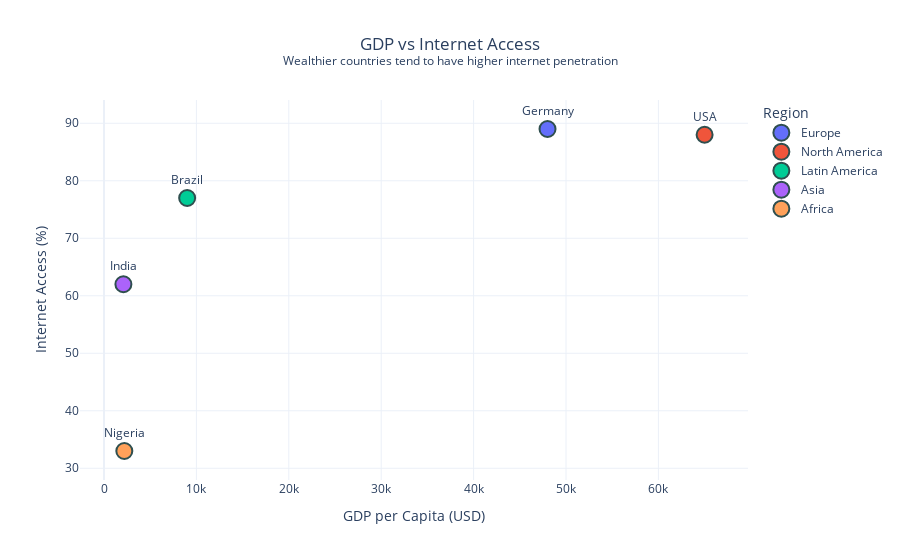

The notebook cell this image was saved under:
### Code cell
import pandas as pd
import plotly.express as px

# Data
data = {
    "Country": ["Germany", "USA", "Brazil", "India", "Nigeria"],
    "Region": ["Europe", "North America", "Latin America", "Asia", "Africa"],
    "GDP per Capita": [48000, 65000, 9000, 2100, 2200],
    "Internet Access (%)": [89, 88, 77, 62, 33]
}
df = pd.DataFrame(data)

# Scatter plot
fig = px.scatter(
    df,
    x="GDP per Capita",
    y="Internet Access (%)",
    color="Region",
    text="Country",
    title="GDP vs Internet Access"
)

# Anpassning
fig.update_traces(
    marker=dict(size=16, line=dict(width=2, color='DarkSlateGrey')),
    textposition="top center"
)

fig.update_layout(
    title=dict(
        text="GDP vs Internet Access<br><sup>Wealthier countries tend to have higher internet penetration</sup>",
        x=0.5
    ),
    xaxis_title="GDP per Capita (USD)",
    yaxis_title="Internet Access (%)",
    template="plotly_white",
    legend_title_text='Region'
)

fig.show()

### Figure 1 — Plotly figure (JSON) as saved in the notebook; plotly's stock layout.template omitted (floating-point values rounded to 4 significant figures)
{"data": [{"hovertemplate": "Region=Europe<br>GDP per Capita=%{x}<br>Internet Access (%)=%{y}<br>Country=%{text}<extra></extra>", "legendgroup": "Europe", "marker": {"color": "#636efa", "line": {"color": "DarkSlateGrey", "width": 2}, "size": 16, "symbol": "circle"}, "mode": "markers+text", "name": "Europe", "orientation": "v", "showlegend": true, "text": ["Germany"], "textposition": "top center", "type": "scatter", "x": [48000], "xaxis": "x", "y": [89], "yaxis": "y"}, {"hovertemplate": "Region=North America<br>GDP per Capita=%{x}<br>Internet Access (%)=%{y}<br>Country=%{text}<extra></extra>", "legendgroup": "North America", "marker": {"color": "#EF553B", "line": {"color": "DarkSlateGrey", "width": 2}, "size": 16, "symbol": "circle"}, "mode": "markers+text", "name": "North America", "orientation": "v", "showlegend": true, "text": ["USA"], "textposition": "top center", "type": "scatter", "x": [65000], "xaxis": "x", "y": [88], "yaxis": "y"}, {"hovertemplate": "Region=Latin America<br>GDP per Capita=%{x}<br>Internet Access (%)=%{y}<br>Country=%{text}<extra></extra>", "legendgroup": "Latin America", "marker": {"color": "#00cc96", "line": {"color": "DarkSlateGrey", "width": 2}, "size": 16, "symbol": "circle"}, "mode": "markers+text", "name": "Latin America", "orientation": "v", "showlegend": true, "text": ["Brazil"], "textposition": "top center", "type": "scatter", "x": [9000], "xaxis": "x", "y": [77], "yaxis": "y"}, {"hovertemplate": "Region=Asia<br>GDP per Capita=%{x}<br>Internet Access (%)=%{y}<br>Country=%{text}<extra></extra>", "legendgroup": "Asia", "marker": {"color": "#ab63fa", "line": {"color": "DarkSlateGrey", "width": 2}, "size": 16, "symbol": "circle"}, "mode": "markers+text", "name": "Asia", "orientation": "v", "showlegend": true, "text": ["India"], "textposition": "top center", "type": "scatter", "x": [2100], "xaxis": "x", "y": [62], "yaxis": "y"}, {"hovertemplate": "Region=Africa<br>GDP per Capita=%{x}<br>Internet Access (%)=%{y}<br>Country=%{text}<extra></extra>", "legendgroup": "Africa", "marker": {"color": "#FFA15A", "line": {"color": "DarkSlateGrey", "width": 2}, "size": 16, "symbol": "circle"}, "mode": "markers+text", "name": "Africa", "orientation": "v", "showlegend": true, "text": ["Nigeria"], "textposition": "top center", "type": "scatter", "x": [2200], "xaxis": "x", "y": [33], "yaxis": "y"}], "layout": {"legend": {"title": {"text": "Region"}, "tracegroupgap": 0}, "title": {"text": "GDP vs Internet Access<br><sup>Wealthier countries tend to have higher internet penetration</sup>", "x": 0.5}, "xaxis": {"anchor": "y", "domain": [0, 1], "title": {"text": "GDP per Capita (USD)"}}, "yaxis": {"anchor": "x", "domain": [0, 1], "title": {"text": "Internet Access (%)"}}}}
